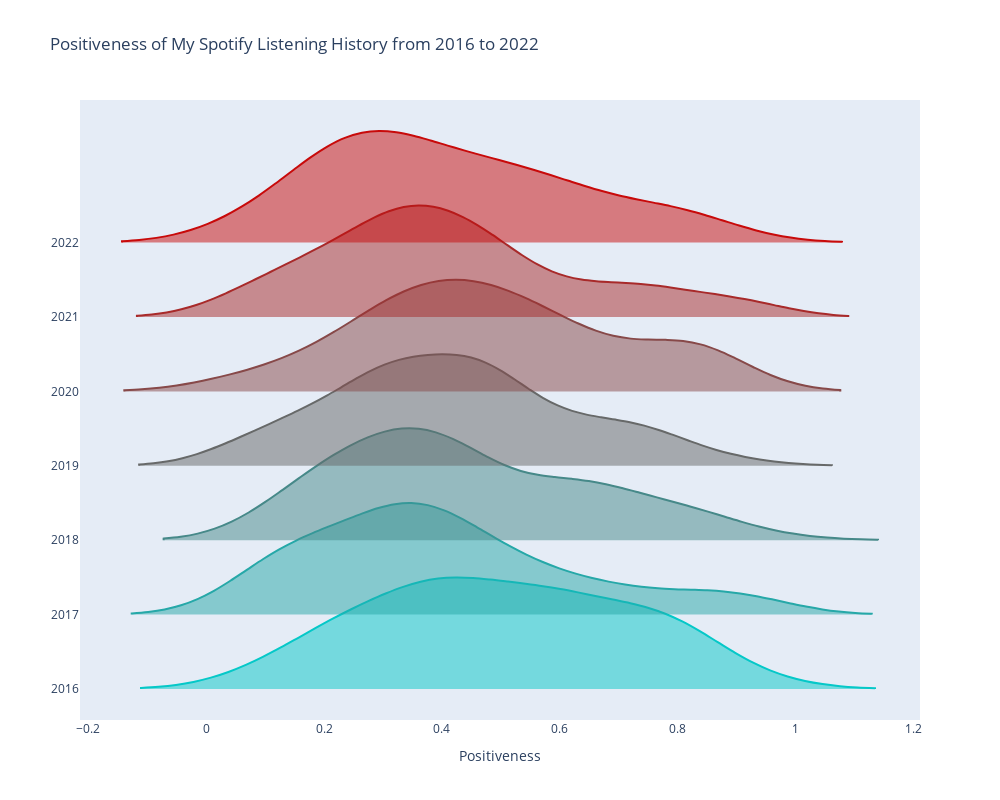

The cell this chart's notebook holds for it:
### Code cell
#Plot ridgeline chart for my listening history

colors = n_colors('rgb(5, 200, 200)', 'rgb(200, 10, 10)', 7, colortype='rgb')

aiken_fig = go.Figure()
for i, (data_line, color) in enumerate(zip(my_data_chart, colors)):
    aiken_fig.add_trace(go.Violin(x=data_line, line_color=color, name=str(2016+i)))

aiken_fig.update_traces(orientation='h', side='positive', width=3, points=False)
aiken_fig.update_layout(xaxis_showgrid=False, 
                  xaxis_zeroline=False, 
                  autosize=False, 
                  width=1000,  
                  height=800,
                  title='Positiveness of My Spotify Listening History from 2016 to 2022',
                  showlegend=False,
                  xaxis=dict(title='Positiveness'),)

aiken_fig.show()
